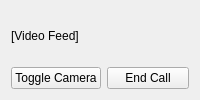
<?xml version="1.0" encoding="UTF-8"?>
<ui version="4.0">
  <class>VideoCallWindow</class>
  <widget class="QWidget" name="VideoCallWindow">
    <property name="windowTitle"><string>Video Call</string></property>
    <layout class="QVBoxLayout" name="verticalLayout">
      <item>
        <widget class="QLabel" name="videoDisplay">
          <!-- In a real app use QVideoWidget -->
          <property name="text"><string>[Video Feed]</string></property>
        </widget>
      </item>
      <item>
        <layout class="QHBoxLayout" name="controlsLayout">
          <item>
            <widget class="QPushButton" name="cameraButton">
              <property name="text"><string>Toggle Camera</string></property>
            </widget>
          </item>
          <item>
            <widget class="QPushButton" name="endCallButton">
              <property name="text"><string>End Call</string></property>
            </widget>
          </item>
        </layout>
      </item>
    </layout>
  </widget>
  <resources/>
  <connections>
    <connection>
      <sender>cameraButton</sender>
      <signal>clicked()</signal>
      <receiver>VideoCallWindow</receiver>
      <slot>toggleCamera()</slot>
    </connection>
    <connection>
      <sender>endCallButton</sender>
      <signal>clicked()</signal>
      <receiver>VideoCallWindow</receiver>
      <slot>endCall()</slot>
    </connection>
  </connections>
</ui>
